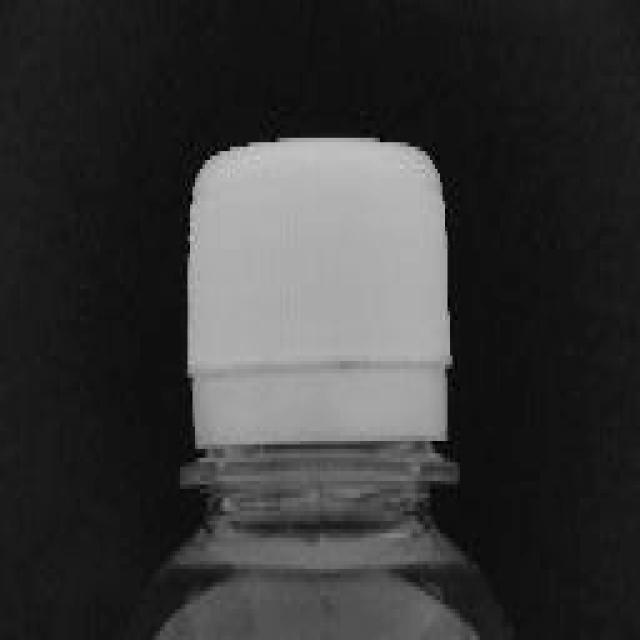
#> input picture samples/sample01.jpg, 640 x 640 px; its folder holds only this picture in this run
$ python 04_batch_roi.py
#> lines starting #> are read from the running program, lines starting #| are printed output that depends on the picture; after the words box and inside, x2 and y2 are one past the last pixel; in counts of white or black regions, pixels touching at a corner belong together
from pathlib import Path

import cv2


input_dir = Path("samples")
output_dir = Path("outputs/roi")
output_dir.mkdir(parents=True, exist_ok=True)

# 자신의 이미지에 맞게 수정합니다.
x1 = 170
y1 = 120
x2 = 470
y2 = 500

extensions = ("*.jpg", "*.jpeg", "*.png")

image_files = []
for pattern in extensions:
    image_files.extend(input_dir.glob(pattern))

image_files = sorted(image_files)

print("전체 이미지 수:", len(image_files))

if not image_files:
    raise RuntimeError(
        "samples 폴더에 jpg/jpeg/png 이미지가 없습니다."
    )

success_count = 0

for image_path in image_files:
    image = cv2.imread(str(image_path))
#> image is the input picture: shape (640, 640, 3); min 0, max 207, mean 55.8

    if image is None:
        print("읽기 실패:", image_path.name)
        continue

    height, width = image.shape[:2]
#> height = 640; width = 640

    cx1 = max(0, min(x1, width))
#> cx1 = 170
    cx2 = max(0, min(x2, width))
#> cx2 = 470
    cy1 = max(0, min(y1, height))
#> cy1 = 120
    cy2 = max(0, min(y2, height))
#> cy2 = 500

    if cx1 >= cx2 or cy1 >= cy2:
        print("ROI 실패:", image_path.name)
        continue

    roi = image[cy1:cy2, cx1:cx2]
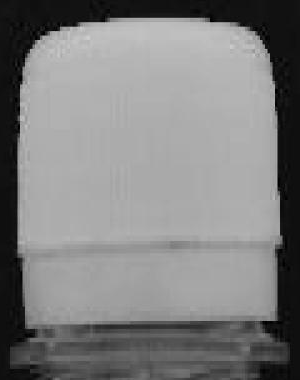
#> roi: shape (380, 300, 3); min 0, max 207, mean 126.8

    roi_path = output_dir / f"{image_path.stem}_roi.jpg"
    preview_path = output_dir / f"{image_path.stem}_preview.jpg"

    cv2.imwrite(str(roi_path), roi)

    preview = image.copy()
    cv2.rectangle(
        preview,
        (cx1, cy1),
        (cx2, cy2),
        (0, 255, 0),
        3,
    )
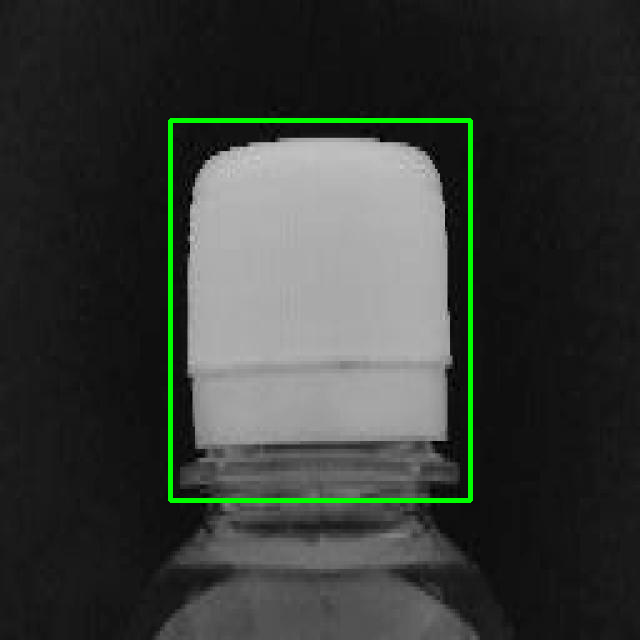
#> preview: shape (640, 640, 3); 1.66% of pixels changed, all inside (x1, y1, x2, y2) = (168, 118, 473, 503)
    cv2.imwrite(str(preview_path), preview)

    success_count += 1
    print(image_path.name, "→", roi_path.name)

print("처리 완료:", success_count, "/", len(image_files))
